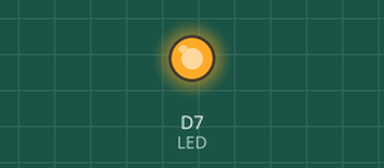
This sketch was run on a simulated ESP8266 (NodeMCU). Shown: output pins drawn as LEDs (lit = HIGH).

Above: at 0.31 s.
At 4.5 s:
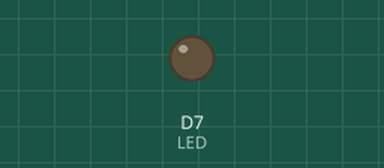
Timing chart, 0 to 6.3 s (numbered marks = the images above):
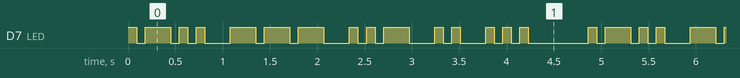

The sketch:

blinkName.ino
```cpp
/* References: Following code by Louis da Silva adapted from "blink-d7" which can be found at:
               https://docs.particle.io/tutorials/developer-tools/build/#flashing-your-first-app
*/

int LED = D7; // the output pin for the LED

/* set only the time for the dot,
    all other units are calculated as per international morse code timing
    https://morsecode.world/international/morse2.html */
int const dot = 90; // time space chosen to fit within 5 second window for video submission
int const dash = 3 * dot;
int const ccs = dot; // ccs = character component space
int const character_space = dash;
int const word_space = 7 * dot;

// blink function, pass in dot or dash from set constants
void blink(int length){
    digitalWrite(LED, HIGH);
    delay(length);
    digitalWrite(LED, LOW);
}

void setup() {
    pinMode(LED, OUTPUT);
}

void loop() {

    // L .-..
    blink(dot);
    delay(ccs);
    blink(dash);
    delay(ccs);
    blink(dot);
    delay(ccs);
    blink(dot);

    delay(character_space);

    // O ---
    blink(dash);
    delay(ccs);
    blink(dash);
    delay(ccs);
    blink(dash);

    delay(character_space);

    // U ..-
    blink(dot);
    delay(ccs);
    blink(dot);
    delay(ccs);
    blink(dash);

    delay(character_space);

    // I ..
    blink(dot);
    delay(ccs);
    blink(dot);

    delay(character_space);

    // S ...
    blink(dot);
    delay(ccs);
    blink(dot);
    delay(ccs);
    blink(dot);

    delay(word_space);
}
```

Measured:
- by itself, D7 (LED): moves between LOW and HIGH, repeating every 4.9 s
- by itself, everything shown: repeats every 4.9 s, in 18 steps
